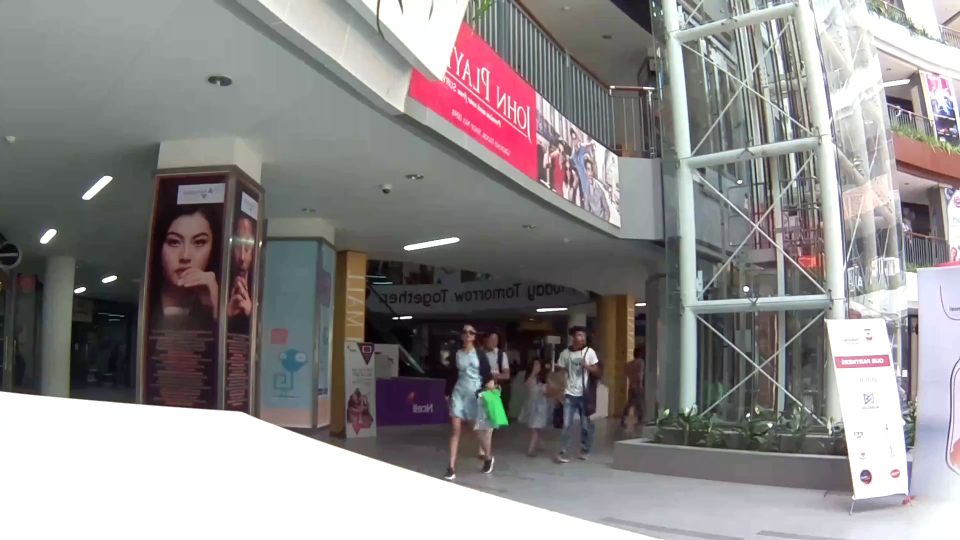
#> input picture frame 21 of cropvideo.mp4, 1920 x 1080 px (shown at 1/2 size)
$ python rabin_face.py
#> lines starting #> are read from the running program, lines starting #| are printed output that depends on the picture; after the words box and inside, x2 and y2 are one past the last pixel; in counts of white or black regions, pixels touching at a corner belong together
import cv2

# Load the Haar cascades
face_cascade = cv2.CascadeClassifier('haarcascade_frontalface_default.xml')
eyes_cascade = cv2.CascadeClassifier('haarcascade_eye.xml')

def rescale_frame(frame, percent):
    scale_percent = percent
    width = int(frame.shape[0] * scale_percent/50)
    height = int(frame.shape[1] * scale_percent/120)
    dim = (width, height)
    return cv2.resize(frame, dim, interpolation = cv2.INTER_AREA)

# Define function that will do detection
def detect(gray, frame):
  """ Input = greyscale image or frame from video stream
      Output = Image with rectangle box in the face
  """
  # Now get the tuples that detect the faces using above cascade
  faces = face_cascade.detectMultiScale(gray, 1.3, 5)
  # faces are the tuples of 4 numbers
  # x,y => upperleft corner coordinates of face
  # width(w) of rectangle in the face
  # height(h) of rectangle in the face
  # grey means the input image to the detector
  # 1.3 is the kernel size or size of image reduced when applying the detection
  # 5 is the number of neighbors after which we accept that is a face

  # Now iterate over the faces and detect eyes
  for (x,y,w,h) in faces:
    cv2.rectangle(frame, (x,y), (x+w, y+h), (255,0,0), 2)
    # Arguements => image, top-left coordinates, bottomright coordinates, color, rectangle border thickness

    # we now need two region of interests(ROI) grey and color for eyes one to detect and another to draw rectangle
    roi_gray = gray[y:y+h, x:x+w]
    roi_color = frame[y:y+h, x:x+w]
    # Detect eyes now
    eyes = eyes_cascade.detectMultiScale(roi_gray, 1.1, 3)
    # Now draw rectangle over the eyes
    for (ex, ey, ew, eh) in eyes:
      cv2.rectangle(roi_color, (ex,ey), (ex+ew, ey+eh), (0, 255, 0), 2)

  return frame

# Capture video from webcam
video_capture = cv2.VideoCapture('cropvideo.mp4')
# Run the infinite loop
while True:
  # Read each frame
  _, frame = video_capture.read()
#> frame is the input picture: shape (1080, 1920, 3); mean B, G, R 139.7, 139.3, 142.8

  frame = rescale_frame(frame, percent = 40)
#> in rescale_frame, `return cv2.resize(frame, dim, interpolation = cv2.INTER_AREA)`:
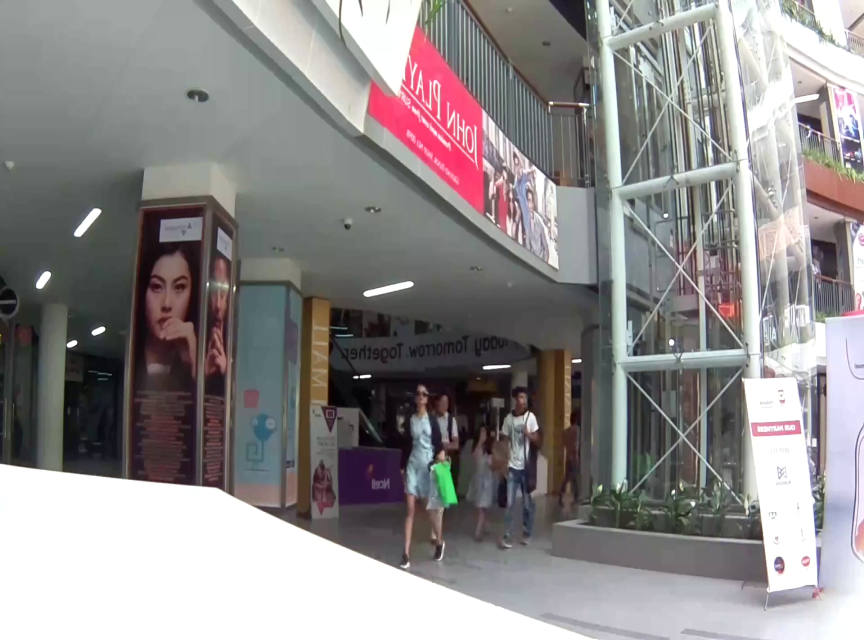
#> returned value: shape (640, 864, 3); mean of channels 0, 1, 2 139.7, 139.3, 142.8; drawn as B, G, R

  # Convert frame to grey because cascading only works with greyscale image
  gray = cv2.cvtColor(frame, cv2.COLOR_BGR2GRAY)
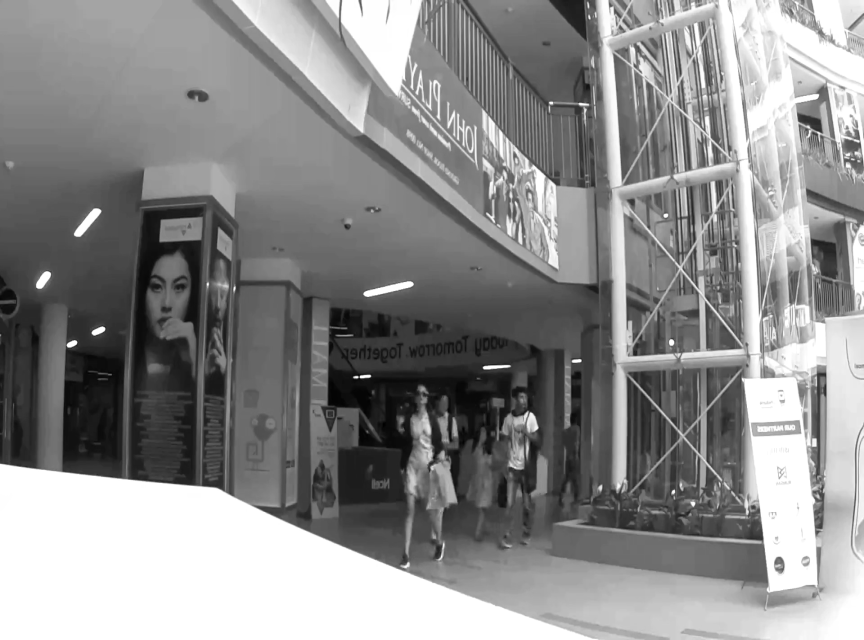
#> gray: shape (640, 864); min 0, max 255, mean 140.4
  # Call the detect function with grey image and colored frame
  canvas = detect(gray, frame)
#> in detect, `faces = face_cascade.detectMultiScale(gray, 1.3, 5)`: faces = [[136, 260, 68, 68]]
#> the loop in detect, `for (x,y,w,h) in faces:` made 1 pass
#> (x, y, w, h, eyes) on pass 1: (136, 260, 68, 68, [[9, 15, 20, 20], [31, 15, 22, 22]])
#> pass 1, in detect, `roi_gray = gray[y:y+h, x:x+w]`:
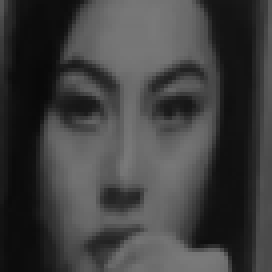
#> roi_gray: shape (68, 68) (shown 4 times larger); min 9, max 122, mean 63.3
#> pass 1, in detect, `roi_color = frame[y:y+h, x:x+w]`:
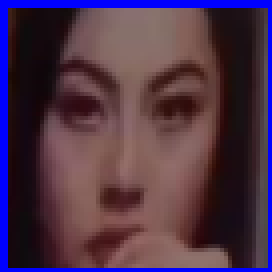
#> roi_color: shape (68, 68, 3) (shown 4 times larger); mean B, G, R 73.2, 50.6, 76.4
#> after the loop in detect, `for (x,y,w,h) in faces:`:
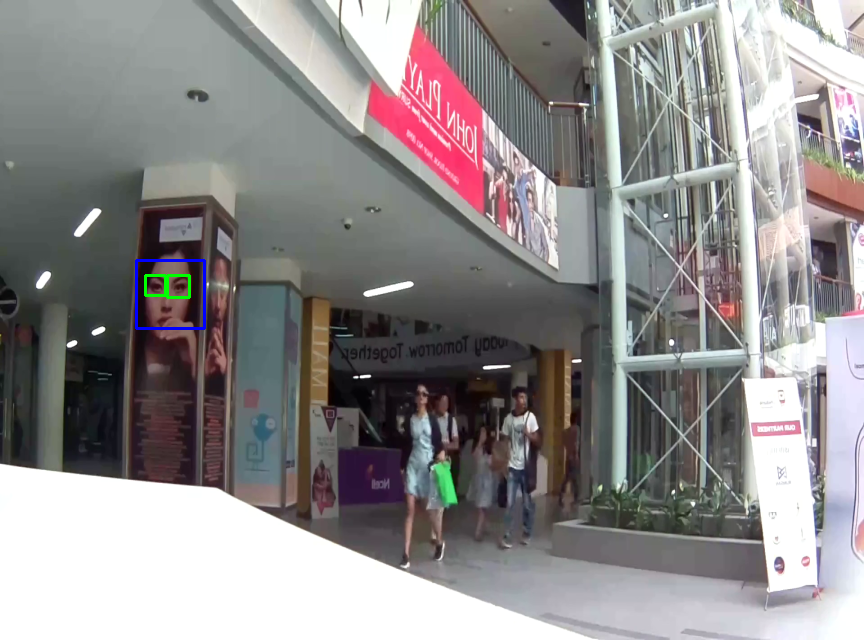
#> frame: shape (640, 864, 3); 0.23% of pixels changed, all inside (x1, y1, x2, y2) = (135, 259, 206, 330)
#> after the loop in detect, `for (x,y,w,h) in faces:`:
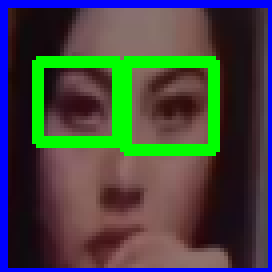
#> roi_color: shape (68, 68, 3) (shown 4 times larger); 10.27% of pixels changed, all inside (x1, y1, x2, y2) = (8, 14, 55, 39)
  # Show the image in the screen
  cv2.imshow("Video", canvas)
  # Put the condition which triggers the end of program
  if cv2.waitKey(1) & 0xFF == ord('q'):
#> (key q is pressed here)
    break
video_capture.release()
cv2.destroyAllWindows()

$ run again, starting later in the video
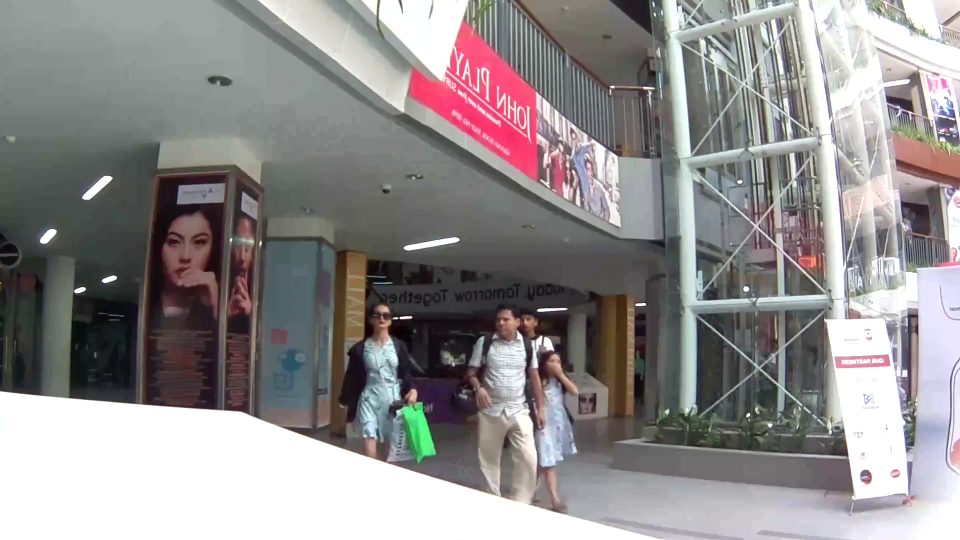
#> input picture frame 98 of cropvideo.mp4, 1920 x 1080 px (shown at 1/2 size)
#> frame is the input picture: shape (1080, 1920, 3); mean B, G, R 141.4, 141.1, 144.8
#> faces = [[135, 260, 69, 69]]
#> the loop in detect, `for (x,y,w,h) in faces:` made 1 pass
#> (x, y, w, h, eyes) on pass 1: (135, 260, 69, 69, [[34, 16, 21, 21]])
#> after the loop in detect, `for (x,y,w,h) in faces:`:
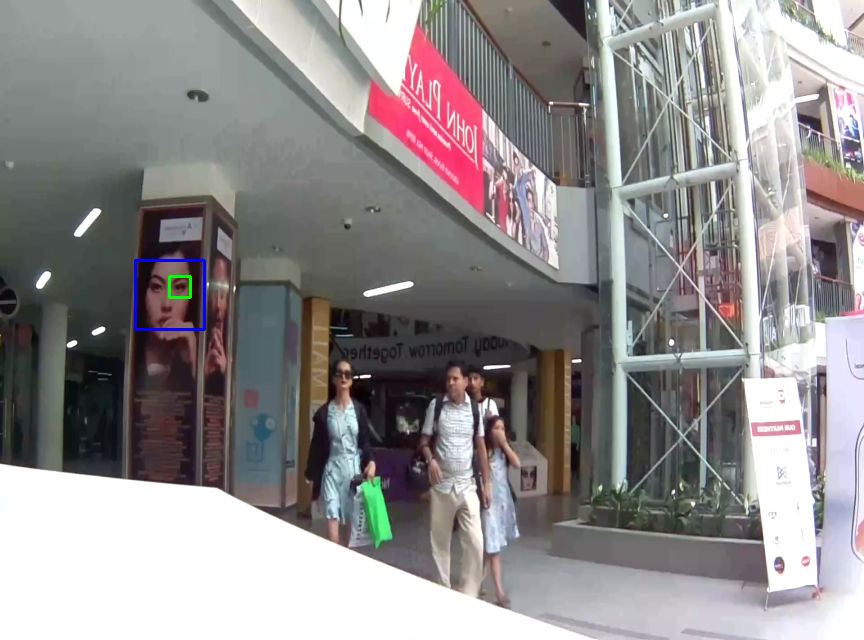
#> frame: shape (640, 864, 3); mean B, G, R 141.7, 141.1, 144.6
#> after the loop in detect, `for (x,y,w,h) in faces:`:
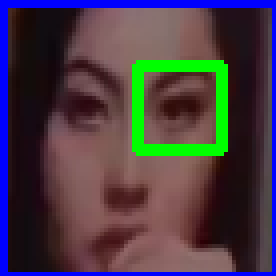
#> roi_color: shape (69, 69, 3) (shown 4 times larger); mean B, G, R 69.1, 59.5, 70.8
